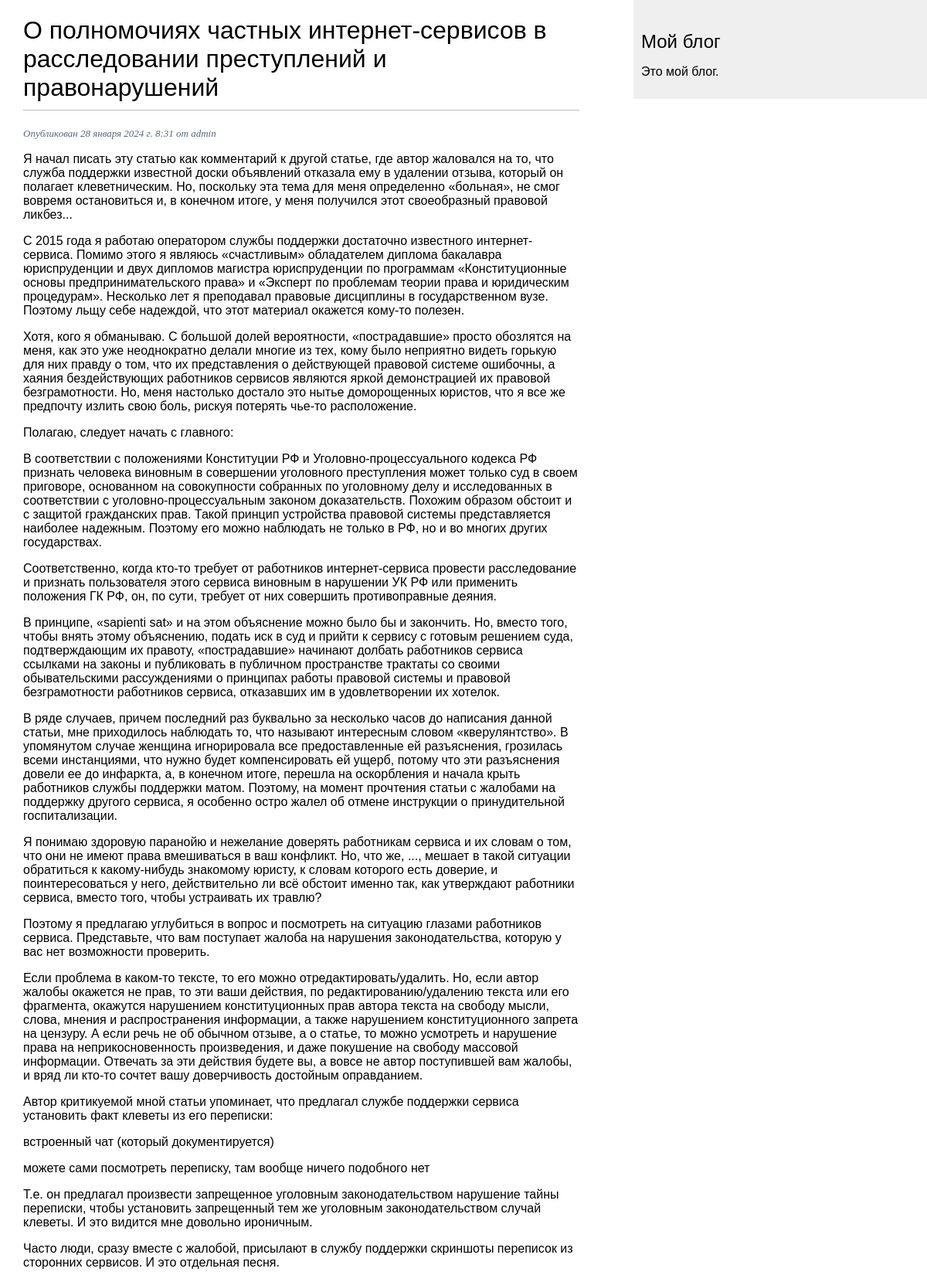
Page /blog_app/2024/1/28/o-polnomochiyah-chastnyh-internet-servisov-v-rassledovanii-prestuplenij-i-pravonarushenij/ on the committed database.
### blog_app/models.py (models this page shows, shortened)
class Post(models.Model):
    class Status(models.TextChoices):
        DRAFT     = 'DF', 'Черновик'
        PUBLISHED = 'PB', 'Опубликовано'
    title   = models.CharField(max_length = 200)
    slug    = models.SlugField(max_length = 250,
                               unique_for_date = 'publish')
    author  = models.ForeignKey(User,
                                on_delete    = models.CASCADE,
                                related_name = 'blog_posts')
    body    = models.TextField()
    publish = models.DateTimeField(default      = timezone.now)
    created = models.DateTimeField(auto_now_add = True)
    updated = models.DateTimeField(auto_now     = True)
    status  = models.CharField(max_length = 2,
                               choices    = Status.choices,
                               default    = Status.DRAFT)
    objects   = models.Manager() # менеджер, применяемый по умолчанию
    published = PublishedManager() # конкретно-прикладной менеджер
    class Meta:
        ordering = ['-publish']

### blog_app/views.py (the view)
def post_detail(request, year, month, day, post):
    post = get_object_or_404(Post,
                             slug           = post,
                             publish__year  = year,
                             publish__month = month,
                             publish__day   = day)
    return render(request,
                  'blog/post/detail.html',
                  {'post': post})

### blog_app/templates/blog/post/detail.html (shortened to what this page needs)
{% extends "blog/base.html" %}
{% block content %}
    <h1>{{ post.title }}</h1>
    <p class="date">
        Опубликован {{ post.publish }} от {{ post.author }}
    </p>
    {{ post.body|linebreaks }}
{% endblock %}

### blog_app/static/css/blog.css (style rules this page uses)
body { margin:0; padding:0; font-family:helvetica, sans-serif; }
h1 { font-weight:normal; border-bottom:1px solid #bbb; padding:0 0 10px 0; }
p.date { color:#586679; font-family: georgia, serif; font-size: 13px; font-style: italic; }

### rows in the picture
Post: title "О полномочиях частных интернет-сервисов в расследовании преступлений и правонарушений", publish "28 января 2024 г. 8:31", author "admin", body "Я начал писать эту статью как комментарий к другой статье, где автор жаловался на то, что служба поддержки известной доски объявлений отказала ему в удалении отзыва, который он полагает клеветническим. Но, поскольку эта тема для меня определенно «больная», не смог вовремя остановиться и, в конечном итоге, у меня получился этот своеобразный правовой ликбез... С 2015 года я работаю оператором службы поддержки достаточно известного интернет-сервиса. Помимо этого я являюсь «счастливым» обладателем диплома бакалавра юриспруденции и двух дипломов магистра юриспруденции по программам «Конституционные основы предпринимательского права» и «Эксперт по проблемам теории права и юридическим процедурам».…"
